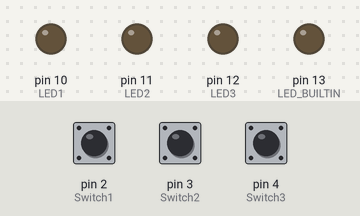
Bench run of a sketch on a simulated Arduino Uno, built with avr-gcc and run on an emulated ATmega328P. Shown: output pins drawn as LEDs (lit = HIGH). Inputs (shaded band) come from the test bench; at power-on: pin 2 (Switch1) LOW, pin 3 (Switch2) LOW, pin 4 (Switch3) LOW.

Above: at 1.2 s.
1.3 s: pin 2 (Switch1) pulled HIGH for 0.15 s
At 1.37 s:
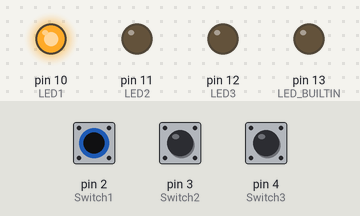
2.9 s: pin 3 (Switch2) pulled HIGH for 0.15 s
At 2.97 s:
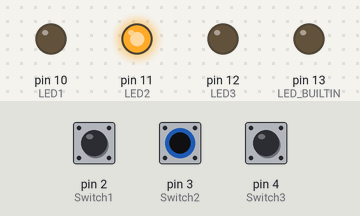
4.5 s: pin 4 (Switch3) pulled HIGH for 0.15 s
At 4.57 s:
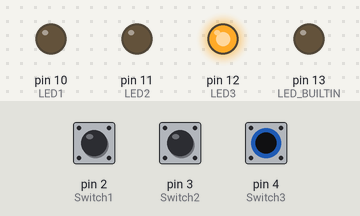
6.1 s: pin 4 (Switch3) pulled HIGH for 3.2 s
At 10.5 s:
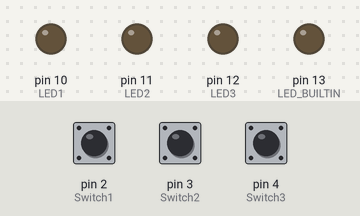
10.8 s: pin 2 (Switch1) pulled HIGH for 3.2 s
At 11.9 s:
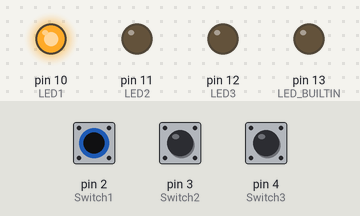
15.5 s: pin 2 (Switch1) driven HIGH and pin 3 (Switch2) driven HIGH
At 16.6 s:
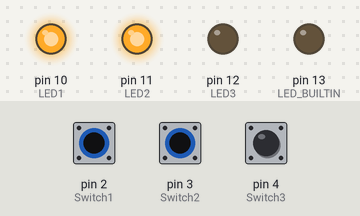
Timing chart, 0 to 18.0 s (numbered marks = the images above; inputs shaded):
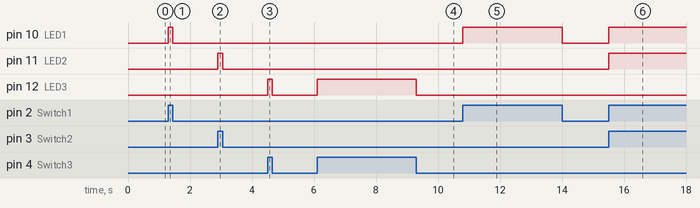

The sketch:

Day_4.ino
```cpp
int LED1 = 10;//pins 10 thru 12 will be light outputs
int LED2 = 11;
int LED3 = 12;

int Switch1 = 2; //pin 2 will be an input from Switch1
int Switch2 = 3; //pin 3 will be an input from Switch2
int Switch3 = 4; //pin 4 will be an input from Switch3

void setup() {
  // Setting up both an input and an output on the HERO
pinMode(LED1, OUTPUT);
pinMode(LED2, OUTPUT);
pinMode(LED3, OUTPUT);
pinMode(Switch1, INPUT);
pinMode(Switch2, INPUT);
pinMode(Switch3, INPUT);
pinMode(LED_BUILTIN, OUTPUT);
digitalWrite(LED_BUILTIN, LOW);
}

void loop() {
  // actions taken will be based on the value of the input switch

//conditional test
if (digitalRead(Switch1) == HIGH){
  digitalWrite(LED1, HIGH);}
else {
  digitalWrite(LED1, LOW); //turn light off
}
if (digitalRead(Switch2) == HIGH){
  digitalWrite(LED2, HIGH);}
else {
  digitalWrite(LED2, LOW); //turn light off
}
if (digitalRead(Switch3) == HIGH){
  digitalWrite(LED3, HIGH);}
else {
  digitalWrite(LED3, LOW); //turn light off
}

}
```

Measured:
- after the input at 1.3 s, pin 10 (LED1): LOW → HIGH at once, → LOW 0.15 s later
- after the input at 2.9 s, pin 11 (LED2): LOW → HIGH at once, → LOW 0.15 s later
- after the input at 4.5 s, pin 12 (LED3): LOW → HIGH at once, → LOW 0.15 s later
- after the input at 6.1 s, pin 12 (LED3): LOW → HIGH at once, → LOW 3.2 s later
- after the input at 10.8 s, pin 10 (LED1): LOW → HIGH at once, → LOW 3.2 s later
- after the input at 15.5 s, pin 10 (LED1), pin 11 (LED2): LOW → HIGH at once
